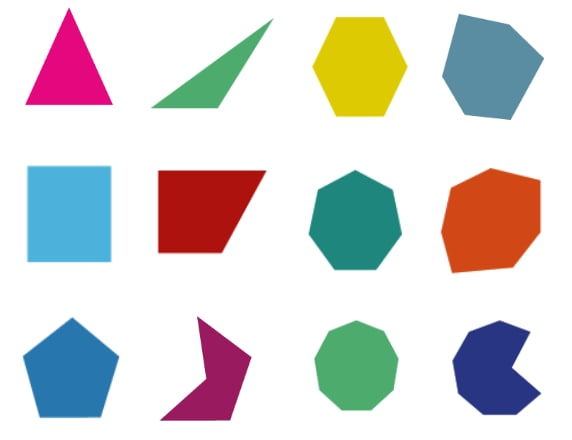
#> input picture media/figures.jpg, 572 x 440 px
$ python RecognitionOutlines.py
#> lines starting #> are read from the running program, lines starting #| are printed output that depends on the picture; after the words box and inside, x2 and y2 are one past the last pixel; in counts of white or black regions, pixels touching at a corner belong together
import cv2
import numpy as np

# Read image
frame = cv2.imread("media/figures.jpg")
#> frame is the input picture: shape (440, 572, 3); mean B, G, R 210.8, 212.3, 214.3

# Convert it to grey
grey = cv2.cvtColor(frame, cv2.COLOR_BGR2GRAY)
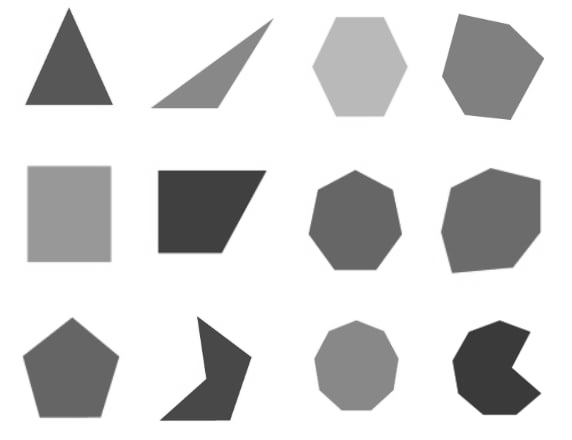
#> grey: shape (440, 572); min 42, max 255, mean 212.8

# Set a threshold value. Any pixel with any intensity of grey bigger than 200, make it 255. Below 200, make it 0.
_, threshold = cv2.threshold(grey, 200, 255, cv2.THRESH_BINARY)
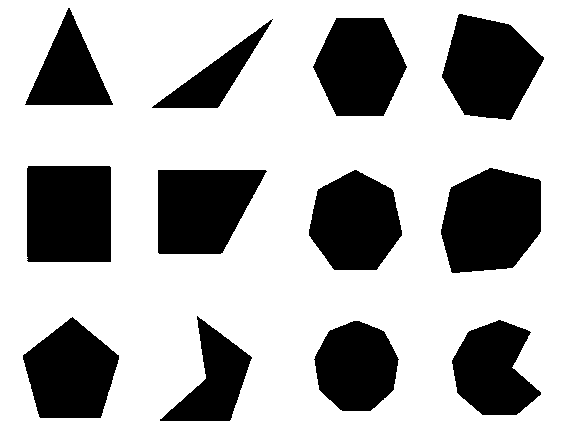
#> threshold: shape (440, 572); 70.2% white; 12 black regions

# Find outlines in the threshold image. List of coordinates that define the outline
outlines, _ = cv2.findContours(threshold, cv2.RETR_TREE, cv2.CHAIN_APPROX_SIMPLE)
#> outlines = 14 contours, 1 with area under 20; largest, box (x1, y1, x2, y2) and area: (0, 0, 572, 440) 250669, (440, 167, 542, 274) 8566, (26, 165, 112, 263) 8236, (441, 13, 545, 121) 7571, (157, 169, 268, 255) 7438

# For every outline found
for c in outlines:
    # Get a vector of vertices. Select elements of the outline that it considers to be good vertices
    vertices = cv2.approxPolyDP(c, 0.009*cv2.arcLength(c,True), True)

    # Draw the detected outlines
    if len(vertices)==5:
        cv2.drawContours(frame, [vertices], 0, (255,0,0), 3)

    # Find forms and draw cyan rectangles. Not minimum area possible. It does not take into account rotation
    x, y, w, h = cv2.boundingRect(c)
    cv2.rectangle(frame, (x,y), (x+w,y+h), (255, 255, 0), 2)

    # Red Rectangles with the smallest area possible that contains the forms. With rotation
    mar = cv2.minAreaRect(c)
    box = cv2.boxPoints(mar)
    cv2.polylines(frame, [box.astype(int)], True, (0,0,255), 2)

    # Find circles with the smallest area that contains the forms
    (x,y), r = cv2.minEnclosingCircle(c)
    x = int(x)
    y = int(y)
    r = int(r)
    cv2.circle(frame, (x,y), r, (255,0,255), 2)
#> this loop made 14 passes
#> (x, y, w, h, mar, box, r) on passes 2, 3, 4, 6, 8: (356, 366, 87, 92, ((356, 365), (87.68, 87.68), -45), [[356, 427], [294, 365], [356, 303], [418, 365]], 46), (499, 368, 91, 97, ((494.6, 369.1), (84.01, 97.65), -9.46), [[461.2, 424.1], [445.1, 327.8], [528, 314], [544.1, 410.3]], 49), (70, 371, 98, 103, ((70.5, 367), (102, 97), -90), [[119, 418], [22, 418], [22, 316], [119, 316]], 55), (355, 221, 95, 102, ((355, 219.5), (101, 94), -90), [[402, 270], [308, 270], [308, 169], [402, 169]], 52), (495, 225, 102, 107, ((490.5, 220), (106, 101), -90), [[541, 273], [440, 273], [440, 167], [541, 167]], 64)
#> (vertices, x, y, w, h, mar, box, r) on passes 1, 7, 9, 11: ([[0, 0], [0, 439], [571, 439], [571, 0]], 285, 219, 572, 440, ((285.5, 219.5), (439, 571), -90), [[571, 439], [-1.34e-14, 439], [0, 0], [571, 0]], 360), ([[157, 252], [158, 169], [267, 171], [222, 253]], 211, 211, 111, 86, ((212, 211.5), (85, 110), -90), [[267, 254], [157, 254], [157, 169], [267, 169]], 68), ([[28, 165], [111, 167], [110, 262], [26, 260]], 69, 213, 86, 98, ((68.5, 213.5), (97, 85), -90), [[111, 262], [26, 262], [26, 165], [111, 165]], 63), ([[271, 19], [272, 18], [273, 19], [272, 20]], 272, 19, 3, 3, ((272, 19), (1.41, 1.41), -45), [[272, 20], [271, 19], [272, 18], [273, 19]], 1)
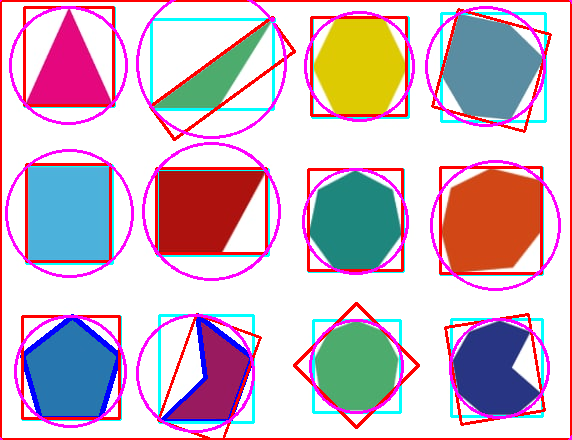
#> frame: shape (440, 572, 3); 14.89% of pixels changed, all inside (x1, y1, x2, y2) = (0, 0, 572, 440)

# Show images
cv2.imshow("ORIGINAL", frame)
cv2.waitKey()
cv2.destroyAllWindows()
